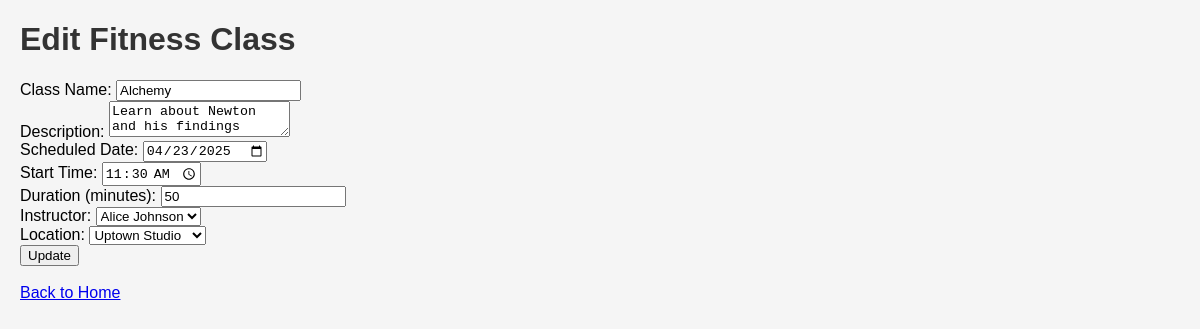
The app's page /class/edit/2 with its own data.
### app.py (models this page shows)
class FitnessClass(db.Model):  # ORM Model for Fitness Classes
    __tablename__ = 'classes'
    id = db.Column(db.Integer, primary_key=True)
    class_name = db.Column(db.String(100), nullable=False)
    description = db.Column(db.String(300))
    scheduled_date = db.Column(db.String(10))  # Format: YYYY-MM-DD
    start_time = db.Column(db.String(5))        # Format: HH:MM
    duration = db.Column(db.Integer)            # Duration in minutes
    instructor_id = db.Column(db.Integer, db.ForeignKey('instructors.id'), nullable=False)
    location_id = db.Column(db.Integer, db.ForeignKey('locations.id'), nullable=False)
    instructor = db.relationship('Instructor', backref=db.backref('classes', lazy=True))
    location = db.relationship('Location', backref=db.backref('classes', lazy=True))

class Instructor(db.Model):  # ORM Model for Instructors
    __tablename__ = 'instructors'
    id = db.Column(db.Integer, primary_key=True)
    name = db.Column(db.String(100), nullable=False)
    email = db.Column(db.String(100), nullable=False, unique=True)
    specialty = db.Column(db.String(100))

class Location(db.Model):  # ORM Model for Locations
    __tablename__ = 'locations'
    id = db.Column(db.Integer, primary_key=True)
    gym_name = db.Column(db.String(100), nullable=False)
    address = db.Column(db.String(200))
    capacity = db.Column(db.Integer)

### app.py (the view, shortened to what this page needs)
@app.route('/class/edit/<int:class_id>', methods=['GET', 'POST'])
def edit_class(class_id):
    fitness_class = FitnessClass.query.get_or_404(class_id)  # ORM Fetch class
    instructors = Instructor.query.all()
    locations = Location.query.all()
    return render_template('edit_class.html', fitness_class=fitness_class, instructors=instructors, locations=locations)

### templates/edit_class.html (shortened to what this page needs)
<!DOCTYPE html>
<html>
<head>
    <link rel="stylesheet" type="text/css" href="{{ url_for('static', filename='style.css') }}">
</head>
<body>
    <h1>Edit Fitness Class</h1>
    <form method="post" action="{{ url_for('edit_class', class_id=fitness_class.id) }}">
        <label for="class_name">Class Name:</label>
        <input type="text" id="class_name" name="class_name" value="{{ fitness_class.class_name }}" required>
        <br>
        <label for="description">Description:</label>
        <textarea id="description" name="description">{{ fitness_class.description }}</textarea>
        <br>
        <label for="scheduled_date">Scheduled Date:</label>
        <input type="date" id="scheduled_date" name="scheduled_date" value="{{ fitness_class.scheduled_date }}" required>
        <br>
        <label for="start_time">Start Time:</label>
        <input type="time" id="start_time" name="start_time" value="{{ fitness_class.start_time }}" required>
        <br>
        <label for="duration">Duration (minutes):</label>
        <input type="number" id="duration" name="duration" value="{{ fitness_class.duration }}" required>
        <br>
        <label for="instructor">Instructor:</label>
        <select id="instructor" name="instructor" required>
            {% for instructor in instructors %}
            <option value="{{ instructor.id }}" {% if instructor.id == fitness_class.instructor_id %}selected{% endif %}>
                {{ instructor.name }}
            </option>
            {% endfor %}
        </select>
        <br>
        <label for="location">Location:</label>
        <select id="location" name="location" required>
            {% for location in locations %}
            <option value="{{ location.id }}" {% if location.id == fitness_class.location_id %}selected{% endif %}>
                {{ location.gym_name }}
            </option>
            {% endfor %}
        </select>
        <br>
        <button type="submit">Update</button>
    </form>
    <br>
    <a href="{{ url_for('index') }}">Back to Home</a>
</body>
</html>

### static/style.css (style rules this page uses)
body { font-family: Arial, sans-serif; margin: 20px; background-color: #f5f5f5; }
h1 { color: #333; }

### records on screen
FitnessClass: class_name "Alchemy", description "Learn about Newton and his findings", scheduled_date "04/23/2025", start_time "11:30", duration "50", instructor "Alice Johnson", location "Uptown Studio"
